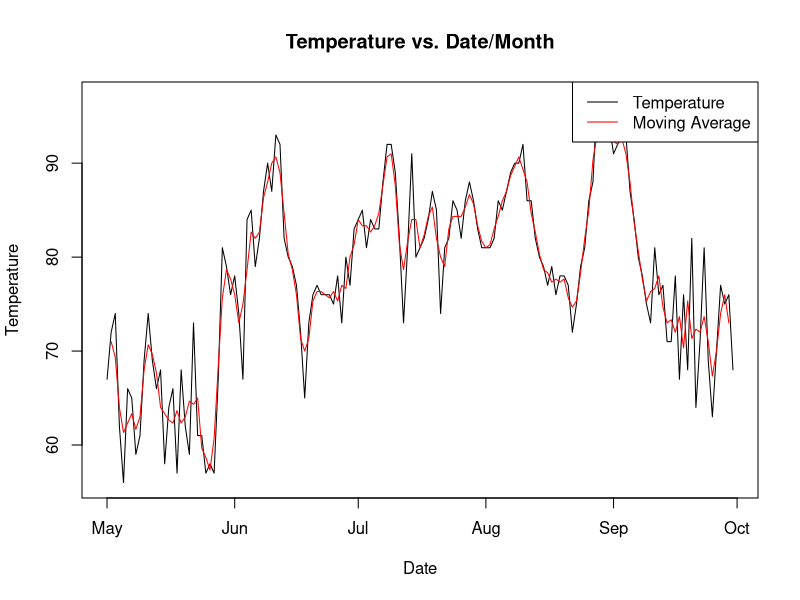

The R script that drew this image:
# Use the dataset airquality, plot the date/month against the temperature. Also plot the moving
# average at a length of 3. Compare the two results.

# Load the airquality dataset
data(airquality)

# Convert Month and Day columns to Date format
airquality$date <- as.Date(paste(1973, airquality$Month, airquality$Day, sep = "-"))

# Plot date/month against temperature
plot(airquality$date, airquality$Temp, type = "l", xlab = "Date", ylab = "Temperature", main = "Temperature vs. Date/Month")

# Calculate moving average of temperature with a window length of 3
moving_avg <- filter(airquality$Temp, rep(1/3, 3), sides = 2)

# Overlay moving average on the plot
lines(airquality$date, moving_avg, col = "red")

# Add legend
legend("topright", legend = c("Temperature", "Moving Average"), col = c("black", "red"), lty = 1)

# Display the plot
